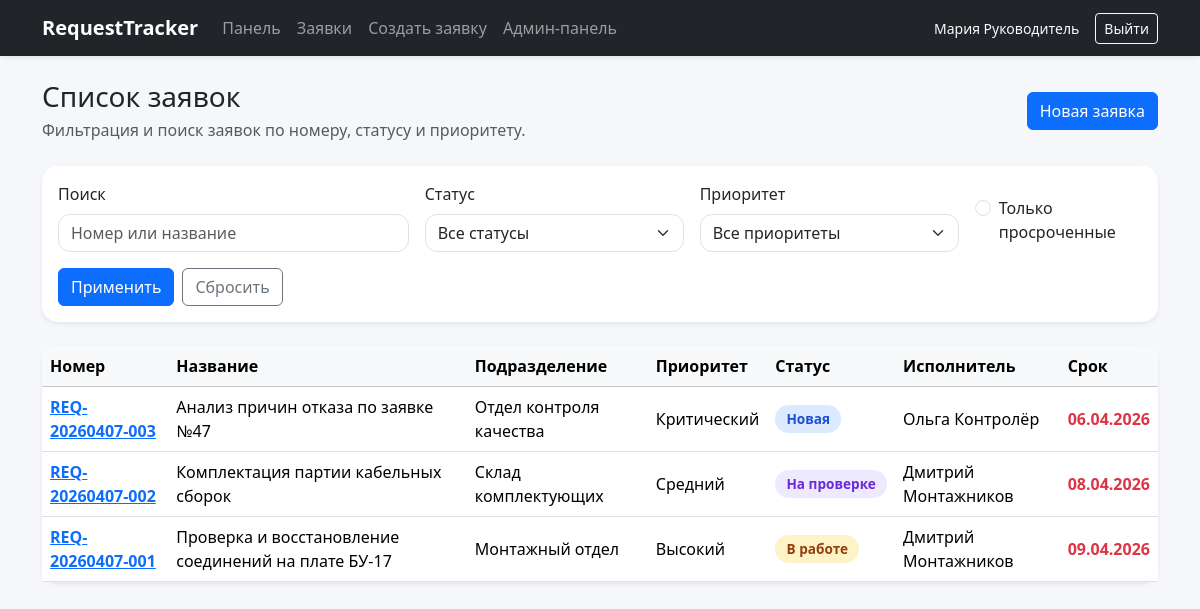
The page /tickets/ (signed in) on the database its author committed.
### tickets/models.py (models this page shows, shortened)
class Ticket(models.Model):
    class Status(models.TextChoices):
        NEW = 'new', 'Новая'
        IN_PROGRESS = 'in_progress', 'В работе'
        ON_REVIEW = 'on_review', 'На проверке'
        COMPLETED = 'completed', 'Завершена'
        REJECTED = 'rejected', 'Отклонена'
    class Priority(models.TextChoices):
        LOW = 'low', 'Низкий'
        MEDIUM = 'medium', 'Средний'
        HIGH = 'high', 'Высокий'
        CRITICAL = 'critical', 'Критический'
    number = models.CharField('Номер заявки', max_length=20, unique=True, editable=False)
    title = models.CharField('Краткое название', max_length=200)
    description = models.TextField('Описание работ')
    department = models.ForeignKey(
        Department,
        on_delete=models.PROTECT,
        related_name='tickets',
        verbose_name='Подразделение',
    )
    initiator = models.ForeignKey(
        settings.AUTH_USER_MODEL,
        on_delete=models.PROTECT,
        related_name='created_tickets',
        verbose_name='Инициатор',
    )
    assignee = models.ForeignKey(
        settings.AUTH_USER_MODEL,
        on_delete=models.SET_NULL,
        related_name='assigned_tickets',
        verbose_name='Исполнитель',
        blank=True,
        null=True,
    )
    controller = models.ForeignKey(
        settings.AUTH_USER_MODEL,
        on_delete=models.SET_NULL,
        related_name='controlled_tickets',
        verbose_name='Проверяющий',
        blank=True,
        null=True,
    )
    status = models.CharField(
        'Статус', max_length=20, choices=Status.choices, default=Status.NEW
    )
    priority = models.CharField(
        'Приоритет', max_length=20, choices=Priority.choices, default=Priority.MEDIUM
    )
    due_date = models.DateField('Срок выполнения', blank=True, null=True)
    created_at = models.DateTimeField('Создана', auto_now_add=True)
    updated_at = models.DateTimeField('Обновлена', auto_now=True)
    class Meta:
        verbose_name = 'Заявка'
        verbose_name_plural = 'Заявки'
        ordering = ['-created_at']
    @property
    def is_overdue(self) -> bool:
        return bool(
            self.due_date
            and self.due_date < timezone.localdate()
            and self.status not in {self.Status.COMPLETED, self.Status.REJECTED}
        )

class Department(models.Model):
    name = models.CharField('Название подразделения', max_length=150, unique=True)
    description = models.TextField('Описание', blank=True)
    class Meta:
        verbose_name = 'Подразделение'
        verbose_name_plural = 'Подразделения'
        ordering = ['name']

### tickets/views.py (the view)
# urls.py: path('tickets/', views.ticket_list, name='ticket_list'),
@login_required
def ticket_list(request: HttpRequest) -> HttpResponse:
    tickets = get_visible_tickets(request.user)
    query = request.GET.get('q', '').strip()
    status = request.GET.get('status', '').strip()
    priority = request.GET.get('priority', '').strip()
    overdue_only = request.GET.get('overdue', '').strip()
    if query:
        tickets = tickets.filter(Q(number__icontains=query) | Q(title__icontains=query) | Q(description__icontains=query))
    if status:
        tickets = tickets.filter(status=status)
    if priority:
        tickets = tickets.filter(priority=priority)
    if overdue_only:
        tickets = tickets.filter(due_date__lt=timezone.localdate()).exclude(
            status__in=[Ticket.Status.COMPLETED, Ticket.Status.REJECTED]
        )
    return render(
        request,
        'tickets/ticket_list.html',
        {
            'tickets': tickets,
            'status_choices': Ticket.Status.choices,
            'priority_choices': Ticket.Priority.choices,
            'query': query,
            'selected_status': status,
            'selected_priority': priority,
            'overdue_only': overdue_only,
        },
    )

### tickets/utils.py (called while the page is built)
def user_group_names(user) -> set[str]:
    if not getattr(user, 'is_authenticated', False):
        return set()
    return set(user.groups.values_list('name', flat=True))

def is_manager(user) -> bool:
    return bool(getattr(user, 'is_superuser', False) or MANAGER_GROUPS.intersection(user_group_names(user)))

def get_visible_tickets(user) -> QuerySet[Ticket]:
    if not getattr(user, 'is_authenticated', False):
        return Ticket.objects.none()
    if is_manager(user):
        return Ticket.objects.select_related('department', 'initiator', 'assignee', 'controller').all()
    return Ticket.objects.select_related('department', 'initiator', 'assignee', 'controller').filter(
        Q(initiator=user) | Q(assignee=user) | Q(controller=user)
    ).distinct()

### templates/tickets/ticket_list.html (shortened to what this page needs)
{% extends 'base.html' %}
{% block content %}
<div class="d-flex justify-content-between align-items-center mb-4">
    <div>
        <h1 class="h3 mb-1">Список заявок</h1>
        <p class="text-muted mb-0">Фильтрация и поиск заявок по номеру, статусу и приоритету.</p>
    </div>
    <a href="{% url 'ticket_create' %}" class="btn btn-primary">Новая заявка</a>
</div>
<div class="card border-0 shadow-sm mb-4">
    <div class="card-body">
        <form method="get" class="row g-3">
            <div class="col-md-4">
                <label class="form-label">Поиск</label>
                <input class="form-control" type="text" name="q" value="{{ query }}" placeholder="Номер или название">
            </div>
            <div class="col-md-3">
                <label class="form-label">Статус</label>
                <select class="form-select" name="status">
                    <option value="">Все статусы</option>
                </select>
            </div>
            <div class="col-md-3">
                <label class="form-label">Приоритет</label>
                <select class="form-select" name="priority">
                    <option value="">Все приоритеты</option>
                </select>
            </div>
            <div class="col-md-2 d-flex align-items-end">
                <div class="form-check mb-2">
                    <input class="form-check-input" type="checkbox" value="1" id="overdue" name="overdue" {% if overdue_only %}checked{% endif %}>
                    <label class="form-check-label" for="overdue">Только просроченные</label>
                </div>
            </div>
            <div class="col-12 d-flex gap-2">
                <button class="btn btn-primary" type="submit">Применить</button>
                <a class="btn btn-outline-secondary" href="{% url 'ticket_list' %}">Сбросить</a>
            </div>
        </form>
    </div>
</div>
<div class="card border-0 shadow-sm">
    <div class="card-body p-0">
        <div class="table-responsive">
            <table class="table table-hover align-middle mb-0">
                <thead class="table-light">
                <tr>
                    <th>Номер</th>
                    <th>Название</th>
                    <th>Подразделение</th>
                    <th>Приоритет</th>
                    <th>Статус</th>
                    <th>Исполнитель</th>
                    <th>Срок</th>
                </tr>
                </thead>
                <tbody>
                {% for ticket in tickets %}
                    <tr>
                        <td><a class="fw-semibold" href="{% url 'ticket_detail' ticket.pk %}">{{ ticket.number }}</a></td>
                        <td>{{ ticket.title }}</td>
                        <td>{{ ticket.department.name }}</td>
                        <td>{{ ticket.get_priority_display }}</td>
                        <td><span class="badge badge-status status-{{ ticket.status }}">{{ ticket.get_status_display }}</span></td>
                        <td>{{ ticket.assignee.get_full_name|default:'—' }}</td>
                        <td>
                            {% if ticket.due_date %}
                                <span class="{% if ticket.is_overdue %}text-danger fw-semibold{% endif %}">{{ ticket.due_date|date:'d.m.Y' }}</span>
                            {% else %}
                                —
                            {% endif %}
                        </td>
                    </tr>
                {% empty %}
                    <tr><td colspan="7" class="text-center text-muted py-4">По заданным критериям заявки не найдены.</td></tr>
                {% endfor %}
                </tbody>
            </table>
        </div>
    </div>
</div>
{% endblock %}

### templates/base.html (shortened to what this page needs)
{% load static %}
<!DOCTYPE html>
<html lang="ru">
<head>
    <link href="https://cdn.jsdelivr.net/npm/bootstrap@5.3.3/dist/css/bootstrap.min.css" rel="stylesheet">
    <link rel="stylesheet" href="{% static 'css/styles.css' %}">
</head>
<body>
<nav class="navbar navbar-expand-lg navbar-dark bg-dark shadow-sm">
    <div class="container">
        <a class="navbar-brand fw-semibold" href="{% url 'dashboard' %}">RequestTracker</a>
        <div class="collapse navbar-collapse" id="mainNav">
            {% if user.is_authenticated %}
                <ul class="navbar-nav me-auto mb-2 mb-lg-0">
                    <li class="nav-item"><a class="nav-link" href="{% url 'dashboard' %}">Панель</a></li>
                    <li class="nav-item"><a class="nav-link" href="{% url 'ticket_list' %}">Заявки</a></li>
                    <li class="nav-item"><a class="nav-link" href="{% url 'ticket_create' %}">Создать заявку</a></li>
                    <li class="nav-item"><a class="nav-link" href="/admin/">Админ-панель</a></li>
                </ul>
                <div class="d-flex align-items-center gap-3 text-light small">
                    <span>{{ user.get_full_name|default:user.username }}</span>
                    <form method="post" action="{% url 'logout' %}">
                        <button class="btn btn-outline-light btn-sm" type="submit">Выйти</button>
                    </form>
                </div>
            {% endif %}
        </div>
    </div>
</nav>
<main class="container py-4">
    {% block content %}{% endblock %}
</main>
</body>
</html>

### static/css/styles.css (style rules this page uses)
body { background: #f5f7fb; }
.card { border-radius: 1rem; }
.badge-status { font-size: 0.85rem; padding: 0.45rem 0.7rem; border-radius: 999px; }
.status-new { background: #dbeafe; color: #1d4ed8; }
.status-in_progress { background: #fef3c7; color: #92400e; }
.status-on_review { background: #ede9fe; color: #6d28d9; }
textarea, input, select { border-radius: 0.75rem !important; }
.table td, .table th { vertical-align: middle; }

### rows shown on the page
Ticket: number "REQ-20260407-003", title "Анализ причин отказа по заявке №47", department.name "Отдел контроля качества", priority "Критический", status "Новая", assignee.get_full_name "Ольга Контролёр", due_date "06.04.2026"
Ticket: number "REQ-20260407-002", title "Комплектация партии кабельных сборок", department.name "Склад комплектующих", priority "Средний", status "На проверке", assignee.get_full_name "Дмитрий Монтажников", due_date "08.04.2026"
Ticket: number "REQ-20260407-001", title "Проверка и восстановление соединений на плате БУ-17", department.name "Монтажный отдел", priority "Высокий", status "В работе", assignee.get_full_name "Дмитрий Монтажников", due_date "09.04.2026"

### other values the page prints
{{ user.get_full_name|default:user.username }} "Мария Руководитель"
